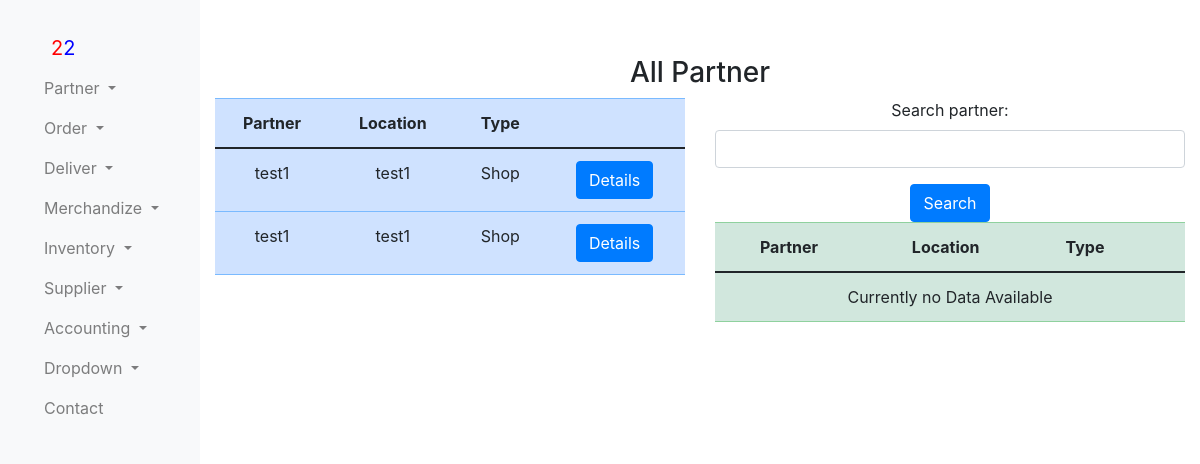
/accounting/allPartnerAccount/, run on the app's committed database.
### accounting/models.py (models this page shows)
class OrderInvoice(models.Model):
    order =  models.ForeignKey(OrderNumberPartner,on_delete=models.SET_DEFAULT,default=1)
    amount = models.IntegerField()

### order/models.py (models this page shows, shortened)
class OrderNumberPartner(models.Model):
    partner = models.ForeignKey(PartnerBusiness,on_delete=models.SET_DEFAULT,default=1)
    orderBy = models.ForeignKey(settings.AUTH_USER_MODEL, on_delete=models.CASCADE)
    order_number = models.CharField(max_length=40)
    total = models.DecimalField(default=0, max_digits=10, decimal_places=2)

### partner/models.py (models this page shows)
class PartnerBusiness(models.Model):
    businessName = models.CharField(max_length=255)
    county = models.CharField(max_length=255)
    town = models.CharField(max_length=255)
    street= models.CharField(max_length=255)
    businessLocation= models.CharField(max_length=255)
    businessType = models.ForeignKey(businessType, on_delete=models.CASCADE)
    registerBy = models.ForeignKey(settings.AUTH_USER_MODEL, on_delete=models.CASCADE)

class businessType(models.Model):
    typeOfBusiness = models.CharField(max_length=255)
    def __str__(self):
        return  self.typeOfBusiness

### accounting/views.py (the view)
def allPartnerAccountsView(request):
    form = PartnerSearchForm
    partnerID = request.GET.get('partner_id')
    results = []
    if 'partnerSearchQuery' in request.GET:
        form = PartnerSearchForm(request.GET)
        if form.is_valid():
            query = form.cleaned_data['partnerSearchQuery']
            results= OrderInvoice.objects.filter(order__partner__businessName__icontains = query)
    orderInvoice=OrderInvoice.objects.filter().distinct()
    if partnerID is not None:
        url = reverse('partnerAccountStatement_url', args=[partnerID])
        return redirect(url)
    return render(request,'allPartnerAccounts.html',{
                                                    "results":results,
                                                    "form":form,
                                                    "orderInvoice":orderInvoice
                                                    })

### accounting/templates/allPartnerAccounts.html (shortened to what this page needs)
{%extends 'partnerBase.html'%}
{%block content%}
    <h3 style="text-align: center;">All Partner</h3>
    <div class="container text-center">
        <div class="row align-items-start">
          <div class="col">
    <div>
        <table class="table table-primary">
          <thead>
            <tr>
              <th scope="col">Partner</th>
              <th scope="col">Location</th>
              <th scope="col">Type</th>
              <th scope="col"></th>
            </tr>
          </thead>
          <tbody>
            {% for or  in  orderInvoice%}
            <tr>
              <td scope="row">{{or.order.partner.businessName }}</td>
              <td scope="row">{{or.order.partner.businessLocation }}</td>
              <td scope="row">{{or.order.partner.businessType }}</td>
              <td><a href="?partner_id={{ or.order.partner.id }}" type="button" class="btn btn-primary">Details</a></td>
            </tr>
            {% empty %}
            <tr><td colspan="5">Currently no Data Available</td></tr>
            {%endfor%}
          </tbody>
        </table>
      </div>
          </div>
          <div class="col">
            <div>
                      <form method="get">
                        {{form.as_p }}
                        <button type="submit" class="btn btn-primary">Search</button>
                    </form>
            </div>
    <div>
        <table class="table table-success">
          <thead>
            <tr>
              <th scope="col">Partner</th>
              <th scope="col">Location</th>
              <th scope="col">Type</th>
              <th scope="col"></th>
            </tr>
          </thead>
          <tbody>
            {% for or  in  results%}
            <tr>
              <td scope="row">{{or.order.partner.businessName }}</td>
              <td scope="row">{{or.order.partner.businessLocation }}</td>
              <td scope="row">{{or.order.partner.businessType }}</td>
              <td><a href="?partner_id={{ or.order.partner.id }}" type="button" class="btn btn-primary">Details</a></td>
            </tr>
            {% empty %}
            <tr><td colspan="5">Currently no Data Available</td></tr>
            {%endfor%}
          </tbody>
        </table>
      </div>
          </div>
        </div>
      </div>
{%endblock%}

### data on the page
OrderInvoice: order.partner.businessName "test1", order.partner.businessLocation "test1", order.partner.businessType "Shop"
OrderInvoice: order.partner.businessName "test1", order.partner.businessLocation "test1", order.partner.businessType "Shop"
